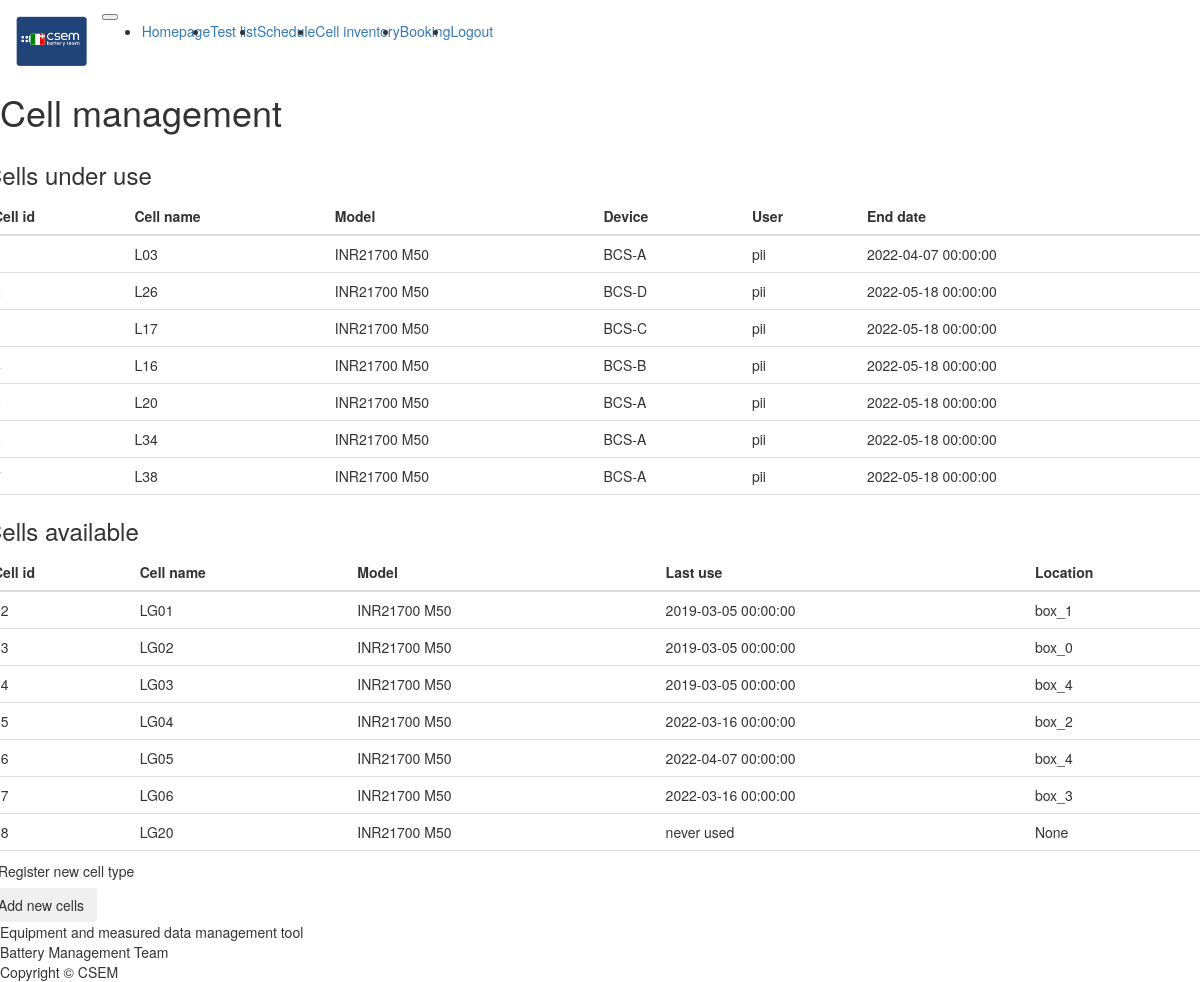
/cells (signed in), run on the app's committed database.
### app/models.py (models this page shows, shortened)
class Cell(db.Model):
    __tablename__ = 'cell'
    id            = db.Column(db.Integer,primary_key=True)
    name          = db.Column(db.String(64),unique=True)
    model_id      = db.Column(db.Integer, db.ForeignKey('cell_type.id'))
    purchase_date = db.Column(db.DateTime(timezone=True))
    under_use     = db.Column(db.Boolean)
    location      = db.Column(db.Integer, db.ForeignKey('location.id'))
    single_test      = db.relationship('SingleTest', backref='cell id (in use)',lazy='dynamic',foreign_keys="SingleTest.cell_id")

class Cell_type(db.Model):
    __tablename__      = 'cell_type'
    id                 = db.Column(db.Integer,primary_key=True)
    model              = db.Column(db.String(64),index=True,unique=True)
    maker              = db.Column(db.String(64))
    anode              = db.Column(db.String(64))
    cathode            = db.Column(db.String(64))
    package            = db.Column(db.String(64))
    capacity           = db.Column(db.Float)
    max_dc_current     = db.Column(db.Float)
    max_peak_current   = db.Column(db.Float)
    min_voltage        = db.Column(db.Float)
    max_voltage        = db.Column(db.Float)
    min_temperature    = db.Column(db.Float)
    max_temperature    = db.Column(db.Float)
    note               = db.Column(db.String(256))
    model_id           = db.relationship('Cell', backref='cell_type',lazy='dynamic',foreign_keys="Cell.model_id")

class Device(db.Model):
    __tablename__   = 'device'
    id              = db.Column(db.Integer,primary_key=True)
    name            = db.Column(db.String(64),index=True,unique=True)
    number_channels = db.Column(db.Integer)
    company         = db.Column(db.String(64))
    datasheet_link  = db.Column(db.String(64))
    details         = db.Column(db.String(64))
    type            = db.relationship("Device_type", secondary=device_type_identifier,overlaps="type")
    channel_id      = db.relationship('Channel', backref='device_channel',lazy='dynamic',foreign_keys="Channel.device_id")

class User(UserMixin, db.Model):
    __tablename__  = 'user'
    id             =  db.Column(db.Integer,primary_key=True)
    username       = db.Column(db.String(64),index=True,unique=True)
    password_hash  = db.Column(db.String(64))
    test_id      = db.relationship('Test', backref='user',lazy='dynamic',foreign_keys="Test.user_id")

class Test(db.Model):
    __tablename__ = 'test'
    id            = db.Column(db.Integer,primary_key=True)
    name          = db.Column(db.String(64))
    description   = db.Column(db.String(512))
    start         = db.Column(db.DateTime(timezone=True))
    end           = db.Column(db.DateTime(timezone=True))
    temp          = db.Column(db.Float)
    active        = db.Column(db.Boolean)
    user_id       = db.Column(db.Integer, db.ForeignKey('user.id'))
    campaign_id   = db.Column(db.Integer, db.ForeignKey('campaign.id'))
    type_2        = db.Column(db.Integer, db.ForeignKey('test_type.id'))
    type_1        = db.Column(db.Integer, db.ForeignKey('test_type.id'))
    devices       = db.relationship("Device", secondary=device_enaged_identifier)
    singleTests   = db.relationship('SingleTest', backref='batch_list',lazy='dynamic',foreign_keys="SingleTest.test_id")

class Location(db.Model):
    __tablename__ = 'location'
    id            = db.Column(db.Integer,primary_key=True)
    name          = db.Column(db.String(64),unique=True)
    cellslocation_id= db.relationship('Cell', backref='celllocation',lazy='dynamic',foreign_keys="Cell.location")
    def __repr__(self):
        return '{}'.format(self.name)

### app/routes.py (the view)
@app.route('/cells', methods=['GET'])
@login_required
def cells_get():
    cellTypes = [(type_.id, type_.maker+" "+type_.model) for type_ in Cell_type.query.all() ]
    forms = {'type':CellTypeForm(), 'unit':CellForm()}
    forms['unit'].model.choices = cellTypes
    locations = [(location.id, location.name) for location in Location.query.all()]
    forms['unit'].location.choices = locations
    cells =[]
    for cell in Cell.query.all():
        cell_ ={'id':cell.id, 'name':cell.name,
        'location': Location.query.filter_by(id = cell.location).first(),
        'type':Cell_type.query.filter_by(id=cell.model_id).first().model,
        'under_use':cell.under_use }
        single  = SingleTest.query.filter_by(cell_id=cell.id).order_by(SingleTest.id.desc()).first() #fifo by default -> order by id descending
        if single != None : # has been used before
            test    = Test.query.filter_by(id=single.test_id).first()
            channel = Channel.query.filter_by(id=single.channel_id).first()
            device  = Device.query.filter_by(id=channel.device_id).first()
            user    = User.query.filter_by(id=test.user_id).first()
            cell_['user']=user.username
            cell_['device']=device.name
            cell_['end'] = test.end
        else:
            cell_['end'] = "never used"
        cells.append(cell_)
    return render_template('cells_management.html',forms=forms, cells=cells)

### app/models.py (called while the page is built)
@login.user_loader
def load_user(id):
    return(User.query.get(int(id)))

### app/routes.py (called while the page is built)
@app.context_processor
def inject_enumerate():
    return dict(enumerate=enumerate)

@app.context_processor
def inject_str():
    return dict(str=str)

@app.context_processor
def inject_urlencode():
    return dict(urlencode=urlencode)

@app.context_processor
def inject_floor():
    return dict(floor=floor)

### app/templates/cells_management.html (shortened to what this page needs)
{% extends "base.html" %}
{% import "bootstrap/wtf.html" as wtf %}
{% block main %}
<div class="row container-fluid mt-3">
    <div class="col-10">
        <h1>Cell management</h1>
        <div class="row mt-5">
            <div class="col-12">
                <h3>Cells under use</h3>
                <div style = 'overflow-y:scroll;height:300px;'>
                <table id="usedCell" class="table table-hover">
                    <thead class="thead-light" >
                      <tr>
                        <th>Cell id</th>
                        <th>Cell name</th>
                        <th>Model</th>
                        <th>Device</th>
                        <th>User</th>
                        <th>End date</th>
                      </tr>
                    </thead>
                    <tbody >
                            {% for cell in cells %}
                            {% if cell.under_use == True %}
                            <tr class="clickable " onclick="window.location='/cell_details{{ cell.id }}'">
                            <td>{{ cell.id }}</td>
                            <td>{{ cell.name }}</td>
                            <td>{{ cell.type }}</td>
                            <td>{{ cell.device }}</td>
                            <td>{{ cell.user }}</td>
                            <td>{{ cell.end }}</td>
                            </tr>
                            {% endif %}
                            {% endfor %}
                    </tbody>
                  </table>
                </div>
            </div>
        </div>
        <div class="row mt-5">
            <div class="col-12">
                <h3>Cells available</h3>
            <div style = 'overflow-y:scroll;height:300px;'>
                <table id="freeCell" class="table table-hover">
                    <thead class="thead-light" >
                        <tr>
                        <th>Cell id</th>
                        <th>Cell name</th>
                        <th>Model</th>
                        <th>Last use</th>
                        <th>Location</th>
                      </tr>
                    </thead>
                    <tbody>
                        {% for cell in cells %}
                        {% if cell.under_use == False %}
                        <tr class="clickable " onclick="window.location='/cell_details{{ cell.id }}'">
                        <td>{{ cell.id }}</td>
                        <td>{{ cell.name }}</td>
                        <td>{{ cell.type }}</td>
                        <td>{{ cell.end }}</td>
                        <td>{{ cell.location }}</td>
                        </tr>
                        {% endif %}
                        {% endfor %}
                    </tbody>
                  </table>
            </div>
            </div>
        </div>
        <div class="row mt-5">
            <div class="col-3"><buton type="button" class="btn btn-secondary" data-toggle="modal" data-target="#modalNewType"> Register new cell type</button></div>
            <div class="col-3"><button type="button" class="btn btn-secondary" data-toggle="modal" data-target="#modalNewCell"> Add new cells</button></div>
        </div>
    </div>
</div>
{% endblock %}

### app/templates/base.html (shortened to what this page needs)
{% extends 'bootstrap/base.html' %}
{% block head %}
  {{ super() }}
  <link rel="stylesheet" type="text/css" href="{{url_for('static',filename='styles/Batt_base.css') }}">
{% endblock %}
{% block navbar %}
<nav class="navbar navbar-expand-lg navbar-light bg-light">
  <a class="navbar-brand js-scroll-trigger"> <img alt="Battery Team" src="{{ url_for('static', filename='pictures/bat_team_01.png') }}" height="50"></a>
  <button class="navbar-toggler" type="button" data-toggle="collapse" data-target="#navbarNav" aria-controls="navbarNav" aria-expanded="false" aria-label="Toggle navigation">
  </button>
  <div class="collapse navbar-collapse" id="navbarNav">
    <ul class="navbar-nav">
      <li class="nav-item active">
        <a class="nav-link" href="/index">Homepage</a>
      </li>
      <li class="nav-item">
        <a class="nav-link" href="/tests_list">Test list</a>
      </li>
      <li class="nav-item">
        <a class="nav-link" href="/schedule">Schedule</a>
      </li>
      <li class="nav-item">
        <a class="nav-link" href="/cells" >Cell inventory</a>
      </li>
      <li class="nav-item">
        <a class="nav-link" href="/booking" >Booking</a>
      </li>
      {% if current_user.is_anonymous %}
      <li class="nav-item">
        <a class="nav-link" href="/login" >Login</a>
      </li>
        {% else %}
        <li class="nav-item">
          <a class="nav-link" href="/logout" >Logout</a>
        </li>
      {% endif %}
    </ul>
  </div>
</nav>
{% endblock %}
{% block content %}
  {% block main %}
  {% endblock %}
{% block footer %}
<footer>
  <div class="row container-fluid mt-4 pt-4">
    <div class="col-3">
      Equipment and measured data management tool
    </div>
    <div class="col-2">
      Battery Management Team
    </div>
    <div class="col-2">
      <span class="copyright">Copyright &copy; CSEM </span>
    </div>
  </div>
</footer>
{% endblock %}
{% endblock %}

### data on the page
Cell: name "L03"
Cell_type: type "INR21700 M50" "INR21700 M50" "INR21700 M50" "INR21700 M50" "INR21700 M50" "INR21700 M50" "INR21700 M50", type "INR21700 M50" "INR21700 M50" "INR21700 M50" "INR21700 M50" "INR21700 M50" "INR21700 M50" "INR21700 M50"
Device: device "BCS-A" "BCS-A" "BCS-A" "BCS-A"
User: user "pii" "pii" "pii" "pii" "pii" "pii" "pii"
Test: end "2022-04-07 00:00:00", end "2022-04-07 00:00:00"
Cell: name "L26"
Device: device "BCS-D"
Test: end "2022-05-18 00:00:00" "2022-05-18 00:00:00" "2022-05-18 00:00:00" "2022-05-18 00:00:00" "2022-05-18 00:00:00" "2022-05-18 00:00:00"
Cell: name "L17"
Device: device "BCS-C"
Cell: name "L16"
Device: device "BCS-B"
Cell: name "L20"
Cell: name "L34"
Cell: name "L38"
Cell: name "LG01"
Test: end "2019-03-05 00:00:00" "2019-03-05 00:00:00" "2019-03-05 00:00:00"
Location: location "box_1"
Cell: name "LG02"
Location: location "box_0"
Cell: name "LG03"
Location: location "box_4" "box_4"
Cell: name "LG04"
Test: end "2022-03-16 00:00:00" "2022-03-16 00:00:00"
Location: location "box_2"
Cell: name "LG05"
Cell: name "LG06"
Location: location "box_3"
Cell: name "LG20"

### other printed values
{{ cell.end }} "never used"
{{ cell.location }} "None"
